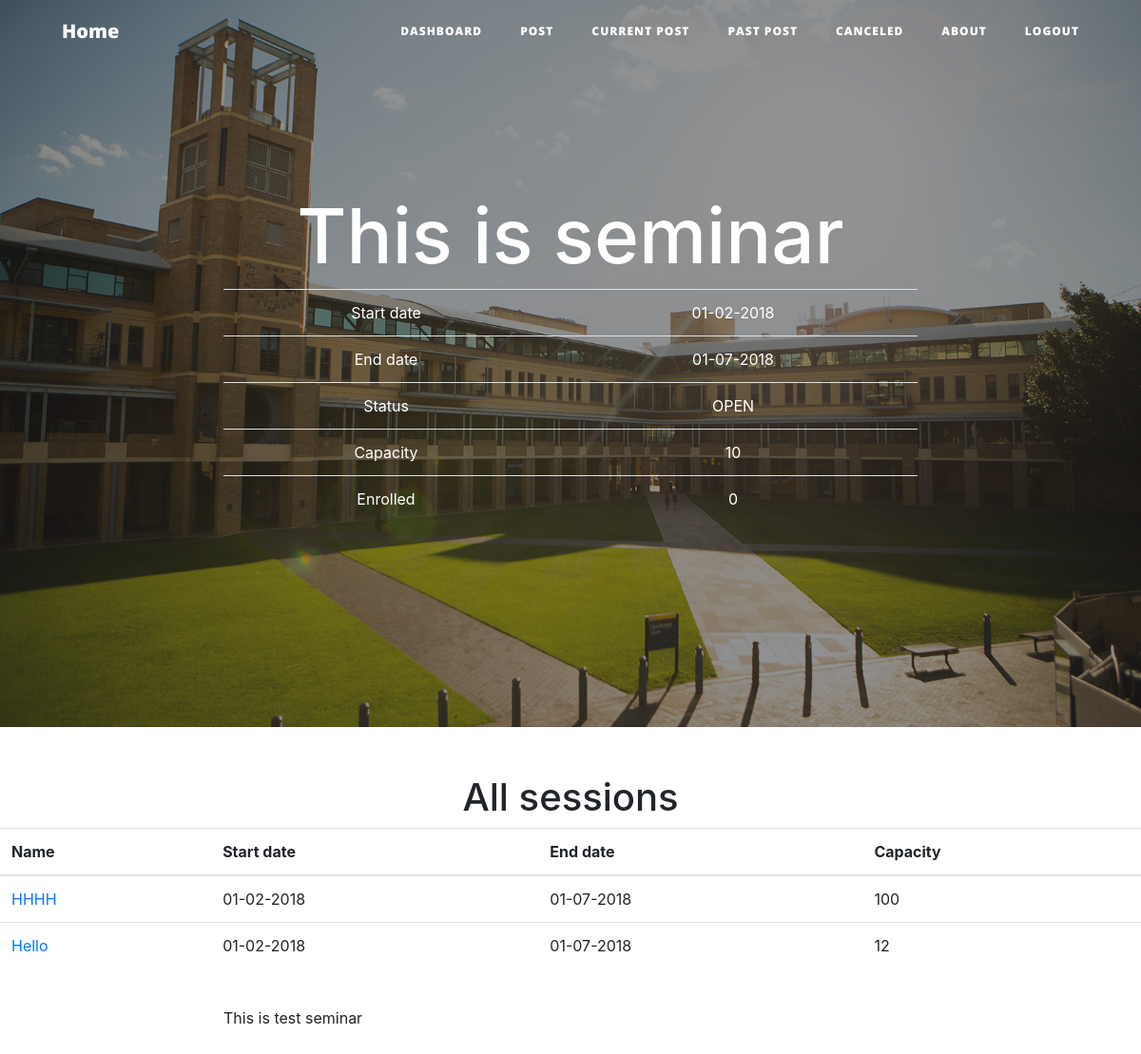
Page /seminarinfo/1 (signed in) on the earlier database version.
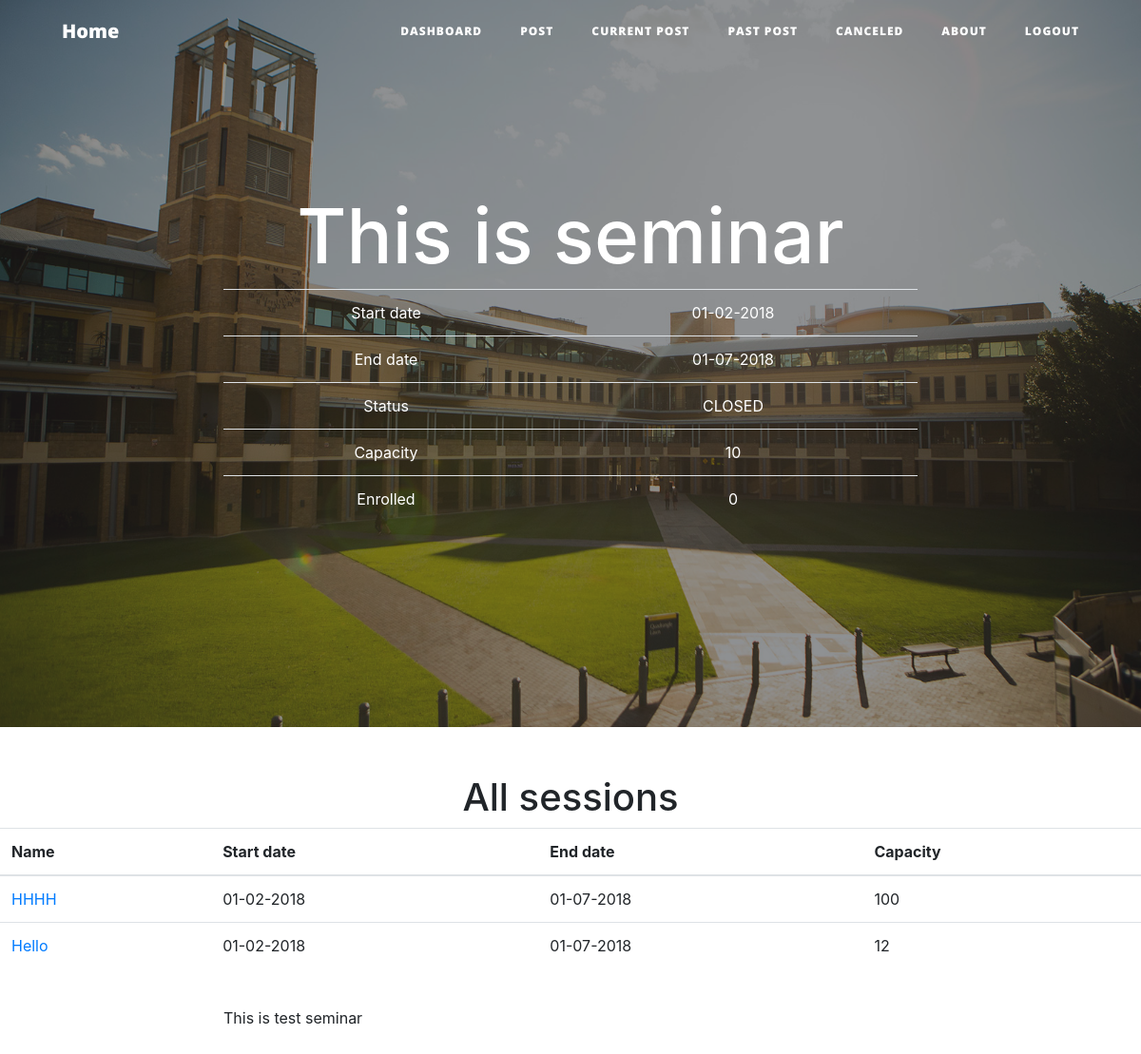
Same page on the later database version.
### event.py (models this page shows, shortened)
class Seminar(db.Model):
    __tablename__ = 'seminars'
    seminar_id = db.Column(db.Integer, primary_key=True)
    title = db.Column(db.String(120))
    details = db.Column(db.UnicodeText)
    start = db.Column(db.String(80))
    end = db.Column(db.String(80))
    capacity = db.Column(db.Integer)
    status = db.Column(db.String(80))
    creater = db.Column(db.String(80))
    users = db.relationship('User',secondary=seminar_realation,
                            backref=db.backref('seminar_users_all', lazy='dynamic'))
    sessions = db.relationship('Session',secondary=seminar_session,
                            backref=db.backref('session_all', lazy='dynamic'))

### route.py (the view)
@app.route('/seminarinfo/<seminarId>',methods = ['POST','GET'])
@login_required
def seminarinfo(seminarId):
    seminar = Seminar.query.filter_by(seminar_id = int(seminarId)).one()
    sessions = seminar.seminar_all.all()
    return render_template('seminarinfo.html', seminar = seminar, sessions = sessions)

### event.py (called while the page is built)
    @property
    def is_authenticated(self):
        return True

    @property
    def is_anonymous(self):
        return False

### server.py (called while the page is built)
@login_manager.user_loader
def load_user(user_id):
    return User.query.get(int(user_id))

### templates/seminarinfo.html (shortened to what this page needs)
{% extends 'base.html' %}
{% block body %}
<header class="masthead" style="background-image: url('{{ url_for('static', filename = 'asb-unsw-campus-15.jpg') }}')">
    <div class="overlay"></div>
    <div class="container">
        <div class="row">
            <div class="col-lg-8 col-md-10 mx-auto">
                <div class="site-heading">
                    <h1>{{ seminar.title }}</h1>
                    <table class="table table-hover">
                        <tbody>
                            <tr>
                                <td>Start date</td>
                                <td>{{ seminar.start }}</td>
                            </tr>
                            <tr>
                                <td>End date</td>
                                <td>{{ seminar.end }}</td>
                            </tr>
                            <tr>
                                <td>Status</td>
                                <td>{{ seminar.status }}</td>
                            </tr>
                            <tr>
                                <td>Capacity</td>
                                <td>{{ seminar.capacity}}</td>
                            </tr>
                            <tr>
                                <td>Enrolled</td>
                                <td>{{seminar.seminars_all.count()}}</td>
                            </tr>
                        </tbody>
                    </table>
                </div>
            </div>
        </div>
    </div>
</header>
<h1 style="text-align: center">All sessions</h1>
    <table class="table table-hover">
        <thead>
            <tr>
                <th>
                    Name
                </th>
                <th>
                    Start date
                </th>
                <th>
                    End date
                </th>
                <th>
                    Capacity
                </th>
            </tr>
        </thead>
        <tbody>
            {% for session in sessions %}
                {% if session %}
                    <tr>
                        <td><a href=" {{ url_for('sessioninfo', sessionId=session.session_id )}}">{{ session.title }}</a></td>
                        <td>{{ session.start }}</td>
                        <td>{{ session.end }}</td>
                        <td>{{ session.capacity }}</td>
                    </tr>
                {% endif %}
            {% endfor %}
        </tbody>
</table>
<br>
<article>
    <div class="container">
        <div class="row">
            <div class="col-lg-8 col-md-10 mx-auto">
                {{seminar.details|safe}}
            </div>
        </div>
    </div>
</article>
{% endblock %}

Differences in the rows shown:
changed Seminar "This is seminar": status "OPEN" → "CLOSED"
